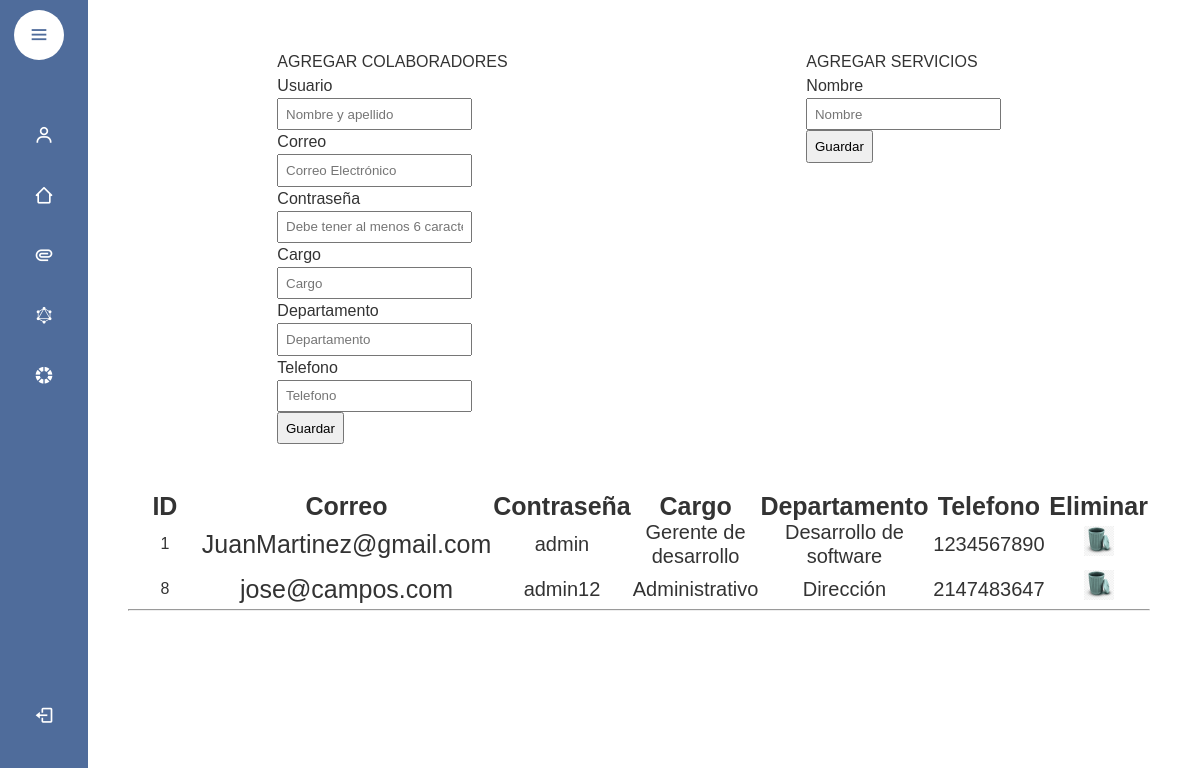
/Views/paneladmipro.php (signed in), run on the app's committed database.
### tables this page shows
CREATE TABLE `colaboradores` (
  `id` int(20) NOT NULL,
  `departamento` varchar(50) DEFAULT NULL,
  `cargo` varchar(50) DEFAULT NULL,
  `nombre` varchar(50) DEFAULT NULL,
  `correo` varchar(50) DEFAULT NULL,
  `telefono_personal` int(20) DEFAULT NULL,
  `telefono_coorp` int(20) DEFAULT NULL,
  `contrasena` varchar(50) DEFAULT NULL,
  `foto-perfil` varchar(100) DEFAULT NULL
);

### Views/paneladmipro.php (the view, shortened to what this page needs)
<!DOCTYPE html>
<html lang="en">
<head>
    <link rel="stylesheet" href="../Public/Assets/css/styles-Usuario.css">
    <link href='https://unpkg.com/boxicons@2.1.4/css/boxicons.min.css' rel='stylesheet'>
</head>
<body>
    <?php
    include "navbar.php";
    ?>
    <section class="home">
        <div class="contenedor">
            <div>
                <div class="colaboradores">
                    <div class="colab">
                        <p>AGREGAR COLABORADORES</p>
                        <form class="formularioagregar" action="../Controllers/AgregarUsuarioController.php" name="formulario" method="POST">
                            <label>Usuario</label> <br>
                            <input class="texto" type="text" placeholder="Nombre y apellido" id="nombre" name="nombre"> <br>
                            <label>Correo</label> <br>
                            <input class="texto" type="text" placeholder="Correo Electrónico" id="correo" name="correo"> <br>
                            <label>Contraseña</label> <br>
                            <input class="campo" type="password" id="contrasena" name="contrasena" placeholder="Debe tener al menos 6 caracteres"> <br>
                            <label>Cargo</label> <br>
                            <input class="texto" type="text" placeholder="Cargo" id="Cargo" name="cargo"> <br>
                            <label>Departamento</label> <br>
                            <input class="texto" type="text" placeholder="Departamento" id="departamento" name="departamento"> <br>
                            <label>Telefono</label> <br>
                            <input class="texto" type="text" placeholder="Telefono" id="telefono_personal" name="telefono_personal"> <br>
                            <input type="button" id="btnguardar" value="Guardar" onclick="valida_formulario()">
                        </form>
                        <br><br>
                    </div>
                    <div class="servi">
                        <p>AGREGAR SERVICIOS</p>
                        <form class="formularioagregar" action="../Controllers/AgregarServicioController.php" name="formularioS" method="POST">
                            <label>Nombre</label> <br>
                            <input class="texto" type="text" placeholder="Nombre" id="nombreS" name="nombreS"> <br>
                            <input type="button" id="btnguardarS" value="Guardar" onclick="valida_formularioS()">
                        </form>
                    </div>
                </div>
                <div class="cuadroproducto">
                    <div>
                        <table>
                            <tr>
                                <th class="tamanoid">ID</th>
                                <th class="tamanonombre">Correo</th>
                                <th class="tamanoprecio">Contraseña</th>
                                <th class="tamanoprecio">Cargo</th>
                                <th class="tamanoprecio">Departamento</th>
                                <th class="tamanoprecio">Telefono</th>
                                <th class="tamanoeliminar">Eliminar</th>
                            </tr>
                            <tr>
                                <?php
                                include "../Models/conexionModel.php";
                                $todos_datos = "SELECT * FROM colaboradores ORDER BY id ASC";
                                $resultado = mysqli_query($conectar, $todos_datos);
                                while ($fila = mysqli_fetch_assoc($resultado)) {
                                ?>
                                    <td><?php echo $fila["id"]; ?></td>
                                    <td class="tamanoletracorreo"><?php echo $fila["correo"]; ?></td>
                                    <td class="tamanoletraprecio"><?php echo $fila["contrasena"]; ?></td>
                                    <td class="tamanoletraprecio"><?php echo $fila["cargo"]; ?></td>
                                    <td class="tamanoletraprecio"><?php echo $fila["departamento"]; ?></td>
                                    <td class="tamanoletraprecio"><?php echo $fila["telefono_personal"]; ?></td>
                                    <td class="cambio"><a href="#" onClick="validar ('../Controllers/borrarusuarioController.php?id=<?php echo $fila['id']; ?>')"><img class="del" src="../Public/Assets/img/icons/delete1.png" alt=""></a></td>
                            </tr>
                        <?php
                                }
                        ?>
                        </table>
                        <hr>
                    </div>
                </div>
            </div>
        </div>
</body>
</html>

### Views/navbar.php (shortened to what this page needs)
<link rel="stylesheet" href="stylepanel.css">
<nav class="slidebar close">
    <div class="image-nav">
        <i class='bx bx-menu toggle'></i>
    </div>
    <div class="menubar">
        <div class="menu">
            <ul class="menulinks">
                <li class="navlink">
                    <a href="paneladmi.php">
                        <i class='bx bx-user  icon'></i>
                    </a>
                </li>
                <li class="navlink">
                    <a href="departamentos.php">
                        <i class='bx bx-home-alt-2 icon'></i>
                    </a>
                </li>
                <li class="navlink">
                    <a href="tramites.php">
                    <i class='bx bx-paperclip icon'></i>
                    </a>
                </li>
                <li class="navlink">
                    <a href="organigrama.php">
                    <i class='bx bxl-graphql icon'></i>
                    </a>
                </li>
                <li class="navlink">
                    <a href="servicios.php">
                    <i class='bx bxs-color icon'></i>
                    </a>
                </li>
            </ul>
        </div>
        <div class="exitcont">
            <li class="navlink">
                <a href="login.php">
                    <i class='bx bx-log-out icon'></i>
                </a>
            </li>
        </div>
    </div>
</nav>

### Public/Assets/css/styles-Usuario.css (style rules this page uses)
* { box-sizing: border-box; margin: 0px; }
body { font-family: Arial; font-size: 16px; background-color: white; }
.tamanoid { width: 10%; font-size: 25px; }
.tamanonombre { width: 25%; font-size: 25px; padding: 0px 10%; }
.tamanoprecio { width: 12%; font-size: 25px; }
.tamanoletraprecio { font-size: 20px; }
.tamanoeliminar { width: 6%; font-size: 25px; }
.cuadroproducto { text-align: center; overflow-y: scroll; max-height: 500px; }
.del { width: 30px; }
.tamanoletracorreo { font-size: 20px; }
.tamanoletracorreo { font-size: 25px; text-align: center; }
.formularioagregar input { padding: .5em; }
.colaboradores { display: flex; justify-content: space-around; }

### Views/stylepanel.css (style rules this page uses)
* { box-sizing: border-box; margin: 0px; padding: 0px; }
body { font-family: helvetica; font-size: 16px; line-height: 24px; color: #333; background-color: white; width: 100%; }
:root { --shadow-color: 0deg 0% 0%; --shadow-elevation-low: -1px 1px 1.6px hsl(var(--shadow-color) / 0.12), -1.7px 1.7px 2.7px -1.2px hsl(var(--shadow-color) / 0.12), -4.3px 4.3px 6.8px -2.5px hsl(var(--shadow-color) / 0.12); --shadow-elevation-medium: -1px 1px 1.6px hsl(var(--shadow-color) / 0.13), -3.5px 3.5px 5.6px -0.8px hsl(var(--shadow-color) / 0.13), -8.8px 8.8px 14px -1.7px hsl(var(--shadow-color) / 0.13), -21.6px 21.6px 34.4px -2.5px hsl(var(--shadow-color) / 0.13); --shadow-elevation-high: -1px 1px 1.6px hsl(var(--shadow-color) / 0.12), -6.6px 6.6px 10.5px -0.4px hsl(var(--shadow-color) / 0.12), -12.5px 12.5px 19.9px -0.7px hsl(var(--shadow-color) / 0.12), -20.6px 20.6px 32.8px -1.1px hsl(var(--shadow-color) / 0.12), -33px 33px 52.5px -1.4px hsl(var(--shadow-color) / 0.12), -51.7px 51.7px 82.3px -1.8px hsl(var(--shadow-color) / 0.12), -78.7px 78.7px 125.2px -2.1px hsl(var(--shadow-color) / 0.12), -116px 116px 184.6px -2.5px hsl(var(--shadow-color) / 0.12); --color2: #4f6c9b; --color1: #f28537; --color3: white; --tran2: all 0.2s ease; --tran3: all 0.3s ease; --tran4: all 0.4s ease; --tran5: all 0.5s ease; }
.menubar { height: 90px; background-color: var(--color2); }
.slidebar { position: fixed; top: 0; left: 0; width: 250px; height: 100%; padding: 10px 14px; background-color: var(--color2); transition: var(--color1); z-index: 100; }
.slidebar .image-nav { position: relative; }
.slidebar .image-nav .toggle { height: 50px; width: 50px; background-color: var(--color3); display: flex; align-items: center; justify-content: center; border-radius: 50%; color: var(--color2); font-size: 22px; cursor: pointer; transition: var(--color3); }
.slidebar.close { width: 88px; }
.slidebar.close .image-nav .toggle { transform: rotate(180deg); }
.slidebar.close a { width: 100%; }
.slidebar .menu { margin-top: 40px; }
.slidebar li { height: 50px; margin-top: 10px; list-style: none; display: flex; align-items: center; }
.slidebar .icon { min-width: 60px; border-radius: 6px; height: 100%; display: flex; align-items: center; justify-content: center; font-size: 20px; }
.slidebar li .icon { display: flex; align-items: center; justify-content: center; min-width: 60px; font-size: 20px; color: var(--color3); }
.slidebar li a { list-style: none; height: 100%; background-color: transparent; display: flex; align-items: center; height: 100%; width: 100%; border-radius: 6px; text-decoration: none; transition: var(--color3); }
.slidebar .menubar { height: calc(100% - 100px); display: flex; flex-direction: column; justify-content: space-between; }
.home { position: absolute; top: 0; left: 250px; height: 100vh; width: calc(100% - 250px); background-color: var(--color3); transition: var(--color3); padding: 50px; }
.slidebar.close ~ .home { left: 78px; height: 100vh; width: calc(100% - 78px); }

### data on the page
colaboradores: id "1", correo "JuanMartinez@gmail.com", contrasena "admin", cargo "Gerente de desarrollo", departamento "Desarrollo de software", telefono_personal "1234567890"
colaboradores: id "8", correo "jose@campos.com", contrasena "admin12", cargo "Administrativo", departamento "Dirección", telefono_personal "2147483647"
